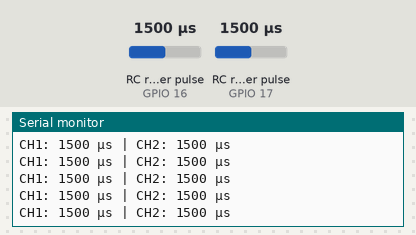
The sketch below on a simulated ESP32. Parts: the last lines printed to the serial monitor. Wiring (inferred from the names in the program): 2 × RC receiver channel: data GPIO 16 / data GPIO 17. The inputs (shaded band) are chosen by the test bench; at power-on: RC receiver pulse (sensors on GPIO 16, GPIO 17) 1500 µs.

Above: at 1.2 s.
1.3 s: RC receiver pulse (sensor on GPIO 16) set to 1020 µs
At 1.41 s:
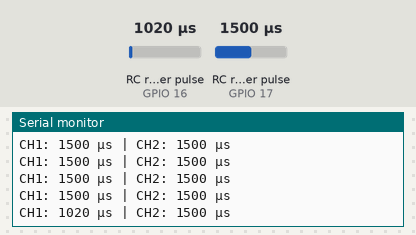
2.8 s: RC receiver pulse (sensor on GPIO 17) set to 1020 µs
At 2.81 s:
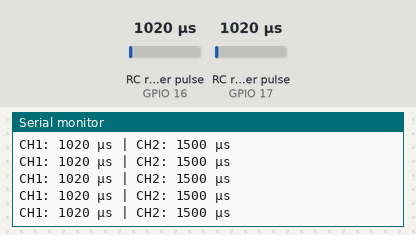
4.3 s: RC receiver pulse (sensor on GPIO 16) set to 1250 µs
At 4.31 s:
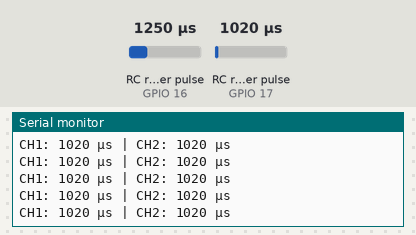
5.8 s: RC receiver pulse (sensor on GPIO 17) set to 1250 µs
At 5.82 s:
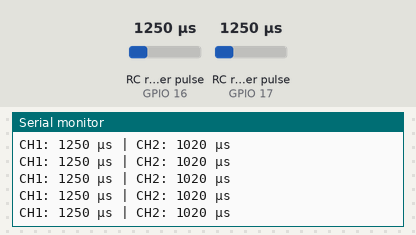
Timing chart, 0 to 8.3 s (numbered marks = the images above; inputs shaded):
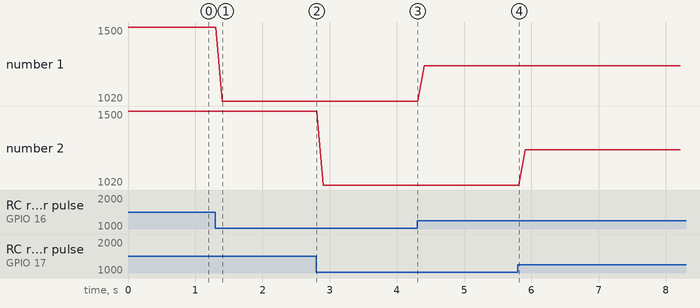

The sketch:

rc_pwm_esp32_interrupts.ino
```cpp
// Pinos conectados aos canais do receptor
const int PIN_CH1 = 16;
const int PIN_CH2 = 17;

// Variáveis para armazenar tempos
volatile unsigned long ch1_start = 0;
volatile unsigned long ch1_width = 1500; // Default: neutro

volatile unsigned long ch2_start = 0;
volatile unsigned long ch2_width = 1500;

// Funções de interrupção (ISR)
void IRAM_ATTR isrCH1() {
  if (digitalRead(PIN_CH1) == HIGH) {
    ch1_start = micros(); // Marca início do pulso
  } else {
    ch1_width = micros() - ch1_start; // Calcula duração
  }
}

void IRAM_ATTR isrCH2() {
  if (digitalRead(PIN_CH2) == HIGH) {
    ch2_start = micros();
  } else {
    ch2_width = micros() - ch2_start;
  }
}

void setup() {
  Serial.begin(115200);

  // Configura pinos como entrada
  pinMode(PIN_CH1, INPUT);
  pinMode(PIN_CH2, INPUT);

  // Ativa interrupções em ambas as bordas (subida e descida)
  attachInterrupt(digitalPinToInterrupt(PIN_CH1), isrCH1, CHANGE);
  attachInterrupt(digitalPinToInterrupt(PIN_CH2), isrCH2, CHANGE);

  Serial.println("Sistema iniciado - Lendo canais PWM");
}

void loop() {
  unsigned long ch1_copy, ch2_copy;

  // Cópia atômica das variáveis compartilhadas
  noInterrupts();
  ch1_copy = ch1_width;
  ch2_copy = ch2_width;
  interrupts();

  int ch1 = constrain(ch1_copy, 1000, 2000);
  int ch2 = constrain(ch2_copy, 1000, 2000);

  Serial.print("CH1: "); Serial.print(ch1);
  Serial.print(" µs | CH2: "); Serial.print(ch2);
  Serial.println(" µs");

  delay(100);
}
```

Measured:
- after the input at 1.3 s, the serial monitor: prints a new line after 0.10 s (image 1)
- plotted number 1: 1500 → 1020 after the input at 1.3 s, 1020 → 1250 after the input at 4.3 s
